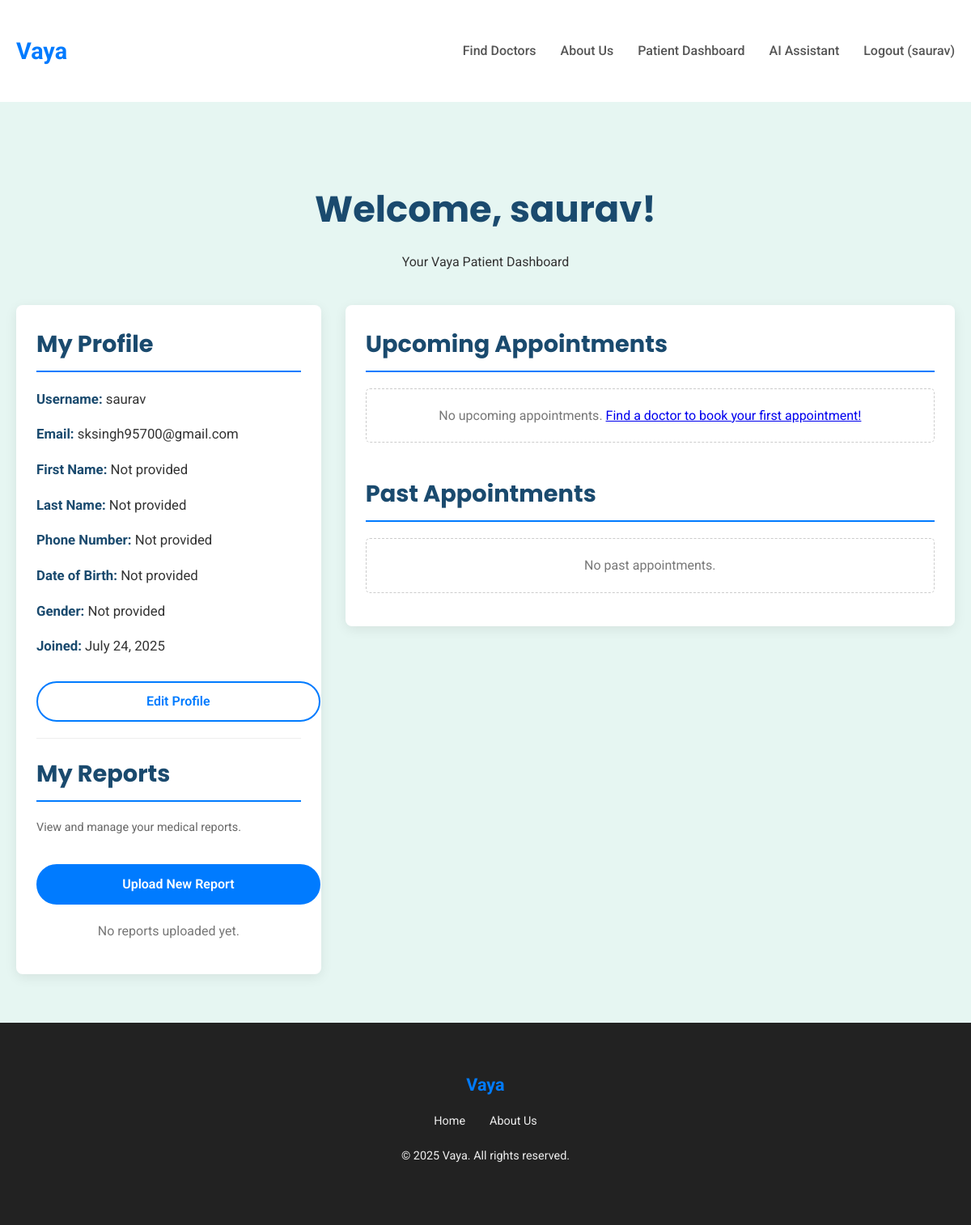
Before: /accounts/dashboard/ (signed in) with the older database file.
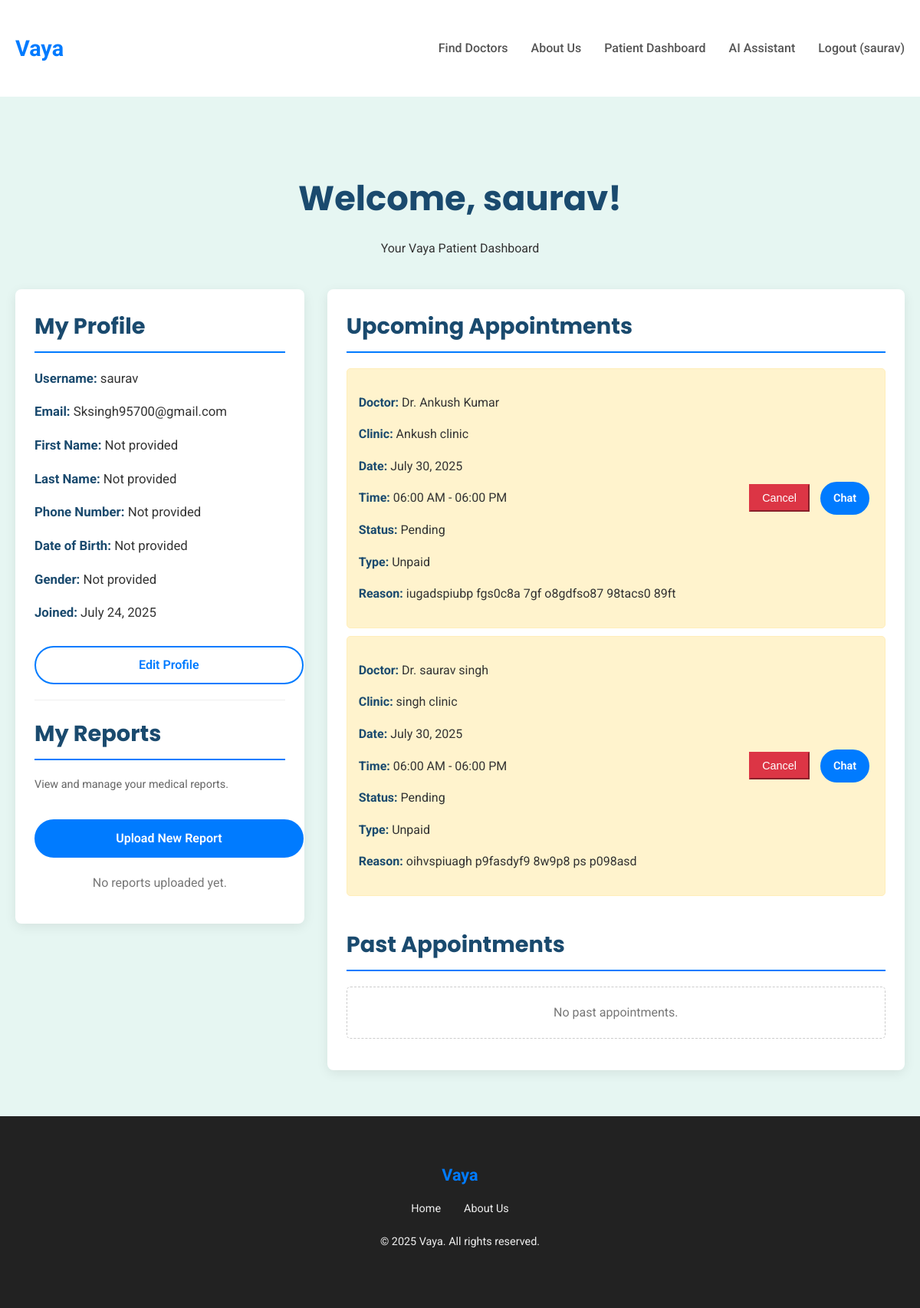
After: the same page with the newer database file.
### users/models.py (models this page shows, shortened)
class CustomUser(AbstractUser):
    phone_number = models.CharField(max_length=15, unique=True, blank=True, null=True)
    date_of_birth = models.DateField(blank=True, null=True)
    GENDER_CHOICES = [
        ('M', 'Male'),
        ('F', 'Female'),
        ('O', 'Other'),
        ('P', 'Prefer not to say'),
    ]
    gender = models.CharField(max_length=1, choices=GENDER_CHOICES, blank=True, null=True)
    groups = models.ManyToManyField(
        "auth.Group",
        verbose_name="groups",
        blank=True,
        help_text="The groups this user belongs to. A user will get all permissions granted to each of their groups.",
        related_name="customuser_set",
        related_query_name="customuser",
    )
    user_permissions = models.ManyToManyField(
        "auth.Permission",
        verbose_name="user permissions",
        blank=True,
        help_text="Specific permissions for this user.",
        related_name="customuser_set",
        related_query_name="customuser",
    )

### doctors/models.py (models this page shows, shortened)
class Appointment(models.Model):
    patient = models.ForeignKey(CustomUser, on_delete=models.CASCADE, related_name='patient_appointments')
    doctor = models.ForeignKey(Doctor, on_delete=models.CASCADE, related_name='doctor_appointments')
    appointment_slot = models.ForeignKey(DoctorSlot, on_delete=models.SET_NULL, null=True, blank=True, related_name='booked_appointments')
    appointment_date = models.DateField()
    appointment_time = models.TimeField()
    STATUS_CHOICES = [
        ('pending', 'Pending'),
        ('confirmed', 'Confirmed'),
        ('completed', 'Completed'),
        ('cancelled', 'Cancelled'),
    ]
    status = models.CharField(max_length=10, choices=STATUS_CHOICES, default='pending')
    APPOINTMENT_TYPE_CHOICES = [
        ('unpaid', 'Unpaid'),
        ('paid', 'Paid (Coming Soon!)'),
    ]
    appointment_type = models.CharField(max_length=10, choices=APPOINTMENT_TYPE_CHOICES, default='unpaid')
    reason = models.TextField(blank=True, null=True)
    created_at = models.DateTimeField(auto_now_add=True)
    class Meta:
        ordering = ['appointment_date', 'appointment_time']
        unique_together = ('doctor', 'appointment_date', 'appointment_time') # Keep this for now

class Doctor(models.Model):
    user = models.OneToOneField(CustomUser, on_delete=models.SET_NULL, null=True, blank=True, related_name='doctor_login_profile')
    full_name = models.CharField(max_length=200)
    specialties = models.ManyToManyField(Specialty, blank=True, related_name='doctors')
    clinic_name = models.CharField(max_length=200)
    clinic_address = models.TextField()
    contact_phone = models.CharField(max_length=15, unique=True)
    contact_email = models.EmailField(unique=True, blank=True, null=True)
    qualifications = models.TextField(blank=True, null=True)
    is_approved = models.BooleanField(default=False)
    created_at = models.DateTimeField(auto_now_add=True)
    working_days = models.CharField(
        max_length=100,
        blank=True,
        null=True,
        help_text="E.g., Mon-Fri, Mon,Wed,Fri, or All Weekends"
    )
    start_time = models.TimeField(blank=True, null=True)
    end_time = models.TimeField(blank=True, null=True)
    class Meta:
        ordering = ['full_name']

class DoctorSlot(models.Model):
    doctor = models.ForeignKey(Doctor, on_delete=models.CASCADE, related_name='available_slots')
    date = models.DateField()
    start_time = models.TimeField()
    end_time = models.TimeField()
    is_available = models.BooleanField(default=True)
    class Meta:
        unique_together = ('doctor', 'date', 'start_time', 'end_time')
        ordering = ['date', 'start_time']

### users/views.py (the view)
# urls.py: path('dashboard/', views.patient_dashboard, name='patient_dashboard'),
@login_required
def patient_dashboard(request):
    user = request.user
    try:
        doctor_profile = Doctor.objects.get(user=user)
        if doctor_profile.is_approved:
            return redirect('doctor_dashboard')
        else:
            messages.warning(request, "Your doctor profile is pending approval. Please wait for an administrator to approve it.")
            return redirect('landing_page')
    except Doctor.DoesNotExist:
        pass # This user is not a doctor, proceed as patient
    upcoming_appointments = Appointment.objects.filter(
        patient=user,
        status__in=['pending', 'confirmed']
    ).order_by('appointment_date', 'appointment_time')
    past_appointments = Appointment.objects.filter(
        patient=user,
        status__in=['completed', 'cancelled']
    ).order_by('-appointment_date', '-appointment_time')
    patient_reports = Report.objects.filter(patient=user).order_by('-uploaded_at')
    context = {
        'user': user,
        'upcoming_appointments': upcoming_appointments,
        'past_appointments': past_appointments,
        'patient_reports': patient_reports, # <--- Ensure this is passed to context
    }
    return render(request, 'users/patient_dashboard.html', context)

### templates/users/patient_dashboard.html (shortened to what this page needs)
{% extends 'base.html' %}
{% block content %}
    <section class="dashboard-section">
        <div class="container">
            <div class="dashboard-header">
                <h1>Welcome, {{ user.username }}!</h1>
                <p>Your Vaya Patient Dashboard</p>
            </div>
            <div class="dashboard-content">
                <div class="sidebar">
                    <h2>My Profile</h2>
                    <div class="profile-info">
                        <p><strong>Username:</strong> {{ user.username }}</p>
                        <p><strong>Email:</strong> {{ user.email|default:"Not provided" }}</p>
                        <p><strong>First Name:</strong> {{ user.first_name|default:"Not provided" }}</p>
                        <p><strong>Last Name:</strong> {{ user.last_name|default:"Not provided" }}</p>
                        <p><strong>Phone Number:</strong> {{ user.phone_number|default:"Not provided" }}</p>
                        <p><strong>Date of Birth:</strong> {{ user.date_of_birth|default:"Not provided" }}</p>
                        <p><strong>Gender:</strong> {{ user.get_gender_display|default:"Not provided" }}</p>
                        <p><strong>Joined:</strong> {{ user.date_joined|date:"F d, Y" }}</p>
                        <a href="{% url 'patient_profile_edit' %}" class="btn-secondary">Edit Profile</a>
                    </div>
                    <hr style="margin: 20px 0; border: 0; border-top: 1px solid #eee;">
                    <h2>My Reports</h2>
                    <p style="font-size: 0.9em; color: #666;">View and manage your medical reports.</p>
                    <a href="{% url 'patient_upload_report' %}" class="btn-primary">Upload New Report</a>
                    {% if patient_reports %}
                        <ul class="report-list" style="margin-top: 20px;">
                            {% for report in patient_reports %}
                                <li class="report-item">
                                    <div class="report-details">
                                        <p><strong>Title:</strong> {{ report.title }}</p>
                                        <p><strong>Date:</strong> {{ report.report_date|default:"N/A" }}</p>
                                        <p><strong>Uploaded:</strong> {{ report.uploaded_at|date:"F d, Y H:i" }}</p>
                                        {% if report.doctor %}<p><strong>Uploaded by:</strong> Dr. {{ report.doctor.full_name }}</p>{% endif %}
                                    </div>
                                    <div class="report-actions">
                                        {% if report.report_file %}
                                            <a href="{{ report.report_file.url }}" target="_blank" class="btn-download btn-primary">Download</a>
                                        {% else %}
                                            <span style="color: #888; font-size: 0.9em;">No file</span>
                                        {% endif %}
                                    </div>
                                </li>
                            {% endfor %}
                        </ul>
                    {% else %}
                        <p style="text-align: center; color: #777; margin-top: 20px;">No reports uploaded yet.</p>
                    {% endif %}
                </div>
                <div class="main-content">
                    <h2>Upcoming Appointments</h2>
                    {% if upcoming_appointments %}
                        <ul class="appointments-list">
                            {% for appointment in upcoming_appointments %}
                                <li class="appointment-item {{ appointment.status }}">
                                    <div class="appointment-details">
                                        <p><strong>Doctor:</strong> Dr. {{ appointment.doctor.full_name }}</p>
                                        <p><strong>Clinic:</strong> {{ appointment.doctor.clinic_name }}</p>
                                        <p><strong>Date:</strong> {{ appointment.appointment_date|date:"F d, Y" }}</p>
                                        <p><strong>Time:</strong>
                                            {{ appointment.appointment_time|time:"h:i A" }}
                                            {% if appointment.appointment_slot %}
                                                - {{ appointment.appointment_slot.end_time|time:"h:i A" }}
                                            {% endif %}
                                        </p>
                                        <p><strong>Status:</strong> {{ appointment.get_status_display }}</p>
                                        <p><strong>Type:</strong> {{ appointment.get_appointment_type_display }}</p>
                                        {% if appointment.reason %}<p><strong>Reason:</strong> {{ appointment.reason }}</p>{% endif %}
                                    </div>
                                    <div class="appointment-actions">
                                        {% if appointment.status == 'pending' or appointment.status == 'confirmed' %}
                                            <form action="{% url 'cancel_appointment' appointment.id %}" method="post" style="display: inline-block;">
                                                <button type="submit" class="btn-danger" style="padding: 8px 15px; font-size: 0.9em;">Cancel</button>
                                            </form>
                                            <a href="{% url 'chat_room' appointment.id %}" class="btn-primary" style="padding: 8px 15px; font-size: 0.9em; margin-left: 5px;">Chat</a>
                                        {% endif %}
                                    </div>
                                </li>
                            {% endfor %}
                        </ul>
                    {% else %}
                        <p class="no-appointments">No upcoming appointments. <a href="{% url 'doctor_list' %}">Find a doctor to book your first appointment!</a></p>
                    {% endif %}
                    <h2 style="margin-top: 40px;">Past Appointments</h2>
                    {% if past_appointments %}
                        <ul class="appointments-list">
                            {% for appointment in past_appointments %}
                                <li class="appointment-item {{ appointment.status }}">
                                    <div class="appointment-details">
                                        <p><strong>Doctor:</strong> Dr. {{ appointment.doctor.full_name }}</p>
                                        <p><strong>Clinic:</strong> {{ appointment.doctor.clinic_name }}</p>
                                        <p><strong>Date:</strong> {{ appointment.appointment_date|date:"F d, Y" }}</p>
                                        <p><strong>Time:</strong>
                                            {{ appointment.appointment_time|time:"h:i A" }}
                                            {% if appointment.appointment_slot %}
                                                - {{ appointment.appointment_slot.end_time|time:"h:i A" }}
                                            {% endif %}
                                        </p>
                                        <p><strong>Status:</strong> {{ appointment.get_status_display }}</p>
                                        <p><strong>Type:</strong> {{ appointment.get_appointment_type_display }}</p>
                                        {% if appointment.reason %}<p><strong>Reason:</strong> {{ appointment.reason }}</p>{% endif %}
                                    </div>
                                </li>
                            {% endfor %}
                        </ul>
                    {% else %}
                        <p class="no-appointments">No past appointments.</p>
                    {% endif %}
                </div>
            </div>
        </div>
    </section>
{% endblock %}

### templates/base.html (shortened to what this page needs)
<!DOCTYPE html>
<html lang="en">
<head>
</head>
<body>
    <header>
        <div class="container navbar">
            <a href="{% url 'landing_page' %}" class="logo">Vaya</a>
            <nav>
                <ul class="nav-links">
                    {% if not user.is_authenticated or not user.doctor_login_profile.is_approved %}
                        <li><a href="{% url 'doctor_list' %}">Find Doctors</a></li>
                    {% endif %}
                    <li><a href="{% url 'about_us' %}">About Us</a></li>
                    {% if user.is_authenticated %}
                        {% if user.doctor_login_profile and user.doctor_login_profile.is_approved %}
                            <li><a href="{% url 'doctor_dashboard' %}">Doctor Dashboard</a></li>
                        {% elif user.doctor_login_profile and not user.doctor_login_profile.is_approved %}
                            <li><a href="{% url 'landing_page' %}">Profile Pending</a></li>
                        {% else %}
                            <li><a href="{% url 'patient_dashboard' %}">Patient Dashboard</a></li>
                            <li><a href="{% url 'symptom_checker' %}">AI Assistant</a></li>
                        {% endif %}
                        <li><a href="{% url 'logout' %}">Logout ({{ user.username }})</a></li>
                    {% else %}
                        <li><a href="{% url 'register_clinic' %}">For Doctors</a></li>
                        <li><a href="{% url 'login' %}">Login</a></li>
                    {% endif %}
                </ul>
            </nav>
        </div>
    </header>
    {% block content %}{% endblock %}
    <footer>
        <div class="container">
            <a href="{% url 'landing_page' %}" class="logo">Vaya</a>
            <ul class="footer-links">
                <li><a href="{% url 'landing_page' %}">Home</a></li>
                <li><a href="{% url 'about_us' %}">About Us</a></li>
            </ul>
            <p>&copy; 2025 Vaya. All rights reserved.</p>
        </div>
    </footer>
</body>
</html>

Changed rows visible on the page:
changed CustomUser "saurav": email "sksingh95700@gmail.com" → "Sksingh95700@gmail.com"
added Appointment: doctor.full_name "Ankush Kumar", doctor.clinic_name "Ankush clinic", appointment_date "July 30, 2025", appointment_time "06:00 AM", appointment_slot.end_time "06:00 PM", status "Pending", appointment_type "Unpaid", reason "iugadspiubp fgs0c8a 7gf o8gdfso87 98tacs0 89ft", shows "Cancel"
added Appointment: doctor.full_name "saurav singh", doctor.clinic_name "singh clinic", appointment_date "July 30, 2025", appointment_time "06:00 AM", appointment_slot.end_time "06:00 PM", status "Pending", appointment_type "Unpaid", reason "oihvspiuagh p9fasdyf9 8w9p8 ps p098asd", shows "Cancel"
Other visible differences:
text no longer shown: "No upcoming appointments. Find a doctor to book your first appointment!"
